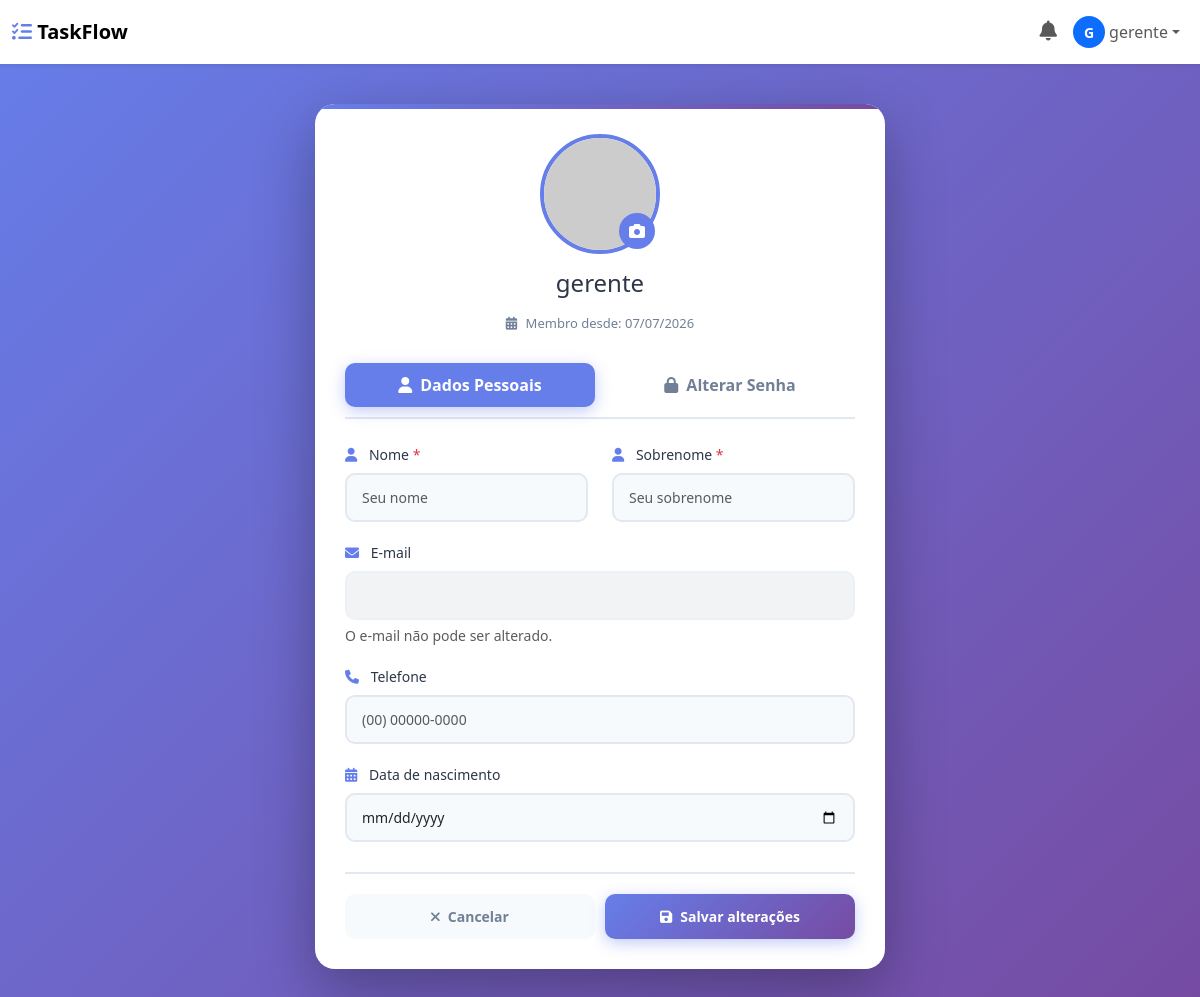
/perfil/6/ (signed in), run on the app's committed database.
### main/models.py (models this page shows, shortened)
class User(AbstractUser):
    TIPOS = (
        ("admin", "Administrador"),
        ("gerente", "Gerente"),
        ("usuario", "Usuário"),
    )
    tipo = models.CharField(
        max_length=20,
        choices=TIPOS,
        default="usuario"
    )
    workspace = models.ForeignKey(
        "Workspace",
        on_delete=models.SET_NULL,
        null=True,
        blank=True,
        related_name="usuarios"
    )

### main/views.py (the view, shortened to what this page needs)
# urls.py: path('perfil/<int:id>/', perfil, name="perfil"),
@login_required
def perfil(request, id):
    usuario = get_object_or_404(User, id=id)
    if request.user.id != usuario.id:
        messages.error(request, 'Você não tem permissão para editar este perfil.')
        return redirect('home')
    if request.method == 'GET':
        form = PerfilForm(initial={
            'first_name': usuario.first_name,
            'last_name': usuario.last_name,
            'email': usuario.email,
        }, user=usuario)
        context = {
            'usuario': usuario,
            'form': form,
            'is_editing': False,
        }
        return render(request, 'perfil.html', context)

### main/templates/perfil.html (shortened to what this page needs)
{% load static %}
<!DOCTYPE html>
<html lang="pt-BR">
<head>
    <link href="https://cdn.jsdelivr.net/npm/bootstrap@5.3.0/dist/css/bootstrap.min.css" rel="stylesheet">
    <link rel="stylesheet" href="https://cdnjs.cloudflare.com/ajax/libs/font-awesome/6.0.0/css/all.min.css">
    <link rel="stylesheet" href="{% static 'css/perfil.css' %}">
</head>
<body>
    {% include 'navbar.html' %}
    <div class="perfil-wrapper">
        <div class="profile-container">
            <div class="profile-card">
                <div class="profile-header">
                    <div class="avatar-container">
                        {% if user.avatar %}
                            <img src="{{ user.avatar.url }}" alt="Avatar" id="avatarPreview">
                        {% else %}
                            <img src="https://ui-avatars.com/api/?name={{ user.get_full_name|default:user.username }}&size=120&background=667eea&color=fff" alt="Avatar" id="avatarPreview">
                        {% endif %}
                        <button class="avatar-edit-btn" title="Alterar foto" id="avatarEditBtn">
                            <i class="fas fa-camera"></i>
                        </button>
                    </div>
                    <h2 id="userNameDisplay">{{ user.get_full_name|default:user.username }}</h2>
                    <p class="user-member-since">
                        <i class="fas fa-calendar-alt"></i>
                        Membro desde: {{ user.date_joined|date:"d/m/Y" }}
                    </p>
                </div>
                <form id="profileForm" class="profile-form" method="post" action="{% url 'perfil' user.id %}">
                    <div class="tabs">
                        <button type="button" class="tab-btn active" data-tab="dados">
                            <i class="fas fa-user"></i> Dados Pessoais
                        </button>
                        <button type="button" class="tab-btn" data-tab="senha">
                            <i class="fas fa-lock"></i> Alterar Senha
                        </button>
                    </div>
                    <div class="tab-content active" id="tab-dados">
                        <div class="row">
                            <div class="col-md-6">
                                <div class="form-group">
                                    <label for="id_first_name">
                                        <i class="fas fa-user"></i> Nome
                                        <span class="text-danger">*</span>
                                    </label>
                                    <input type="text" id="id_first_name" name="first_name"
                                           placeholder="Seu nome"
                                           value="{{ form.first_name.value|default:user.first_name }}"
                                           class="form-control {% if form.first_name.errors %}is-invalid{% endif %}">
                                </div>
                            </div>
                            <div class="col-md-6">
                                <div class="form-group">
                                    <label for="id_last_name">
                                        <i class="fas fa-user"></i> Sobrenome
                                        <span class="text-danger">*</span>
                                    </label>
                                    <input type="text" id="id_last_name" name="last_name"
                                           placeholder="Seu sobrenome"
                                           value="{{ form.last_name.value|default:user.last_name }}"
                                           class="form-control {% if form.last_name.errors %}is-invalid{% endif %}">
                                </div>
                            </div>
                        </div>
                        <div class="form-group">
                            <label for="email">
                                <i class="fas fa-envelope"></i> E-mail
                            </label>
                            <input type="email" id="email" class="form-control"
                                   value="{{ user.email }}" disabled>
                            <small class="form-text text-muted">O e-mail não pode ser alterado.</small>
                        </div>
                        <div class="form-group">
                            <label for="telefone">
                                <i class="fas fa-phone"></i> Telefone
                            </label>
                            <input type="tel" id="telefone" name="telefone"
                                   class="form-control"
                                   placeholder="(00) 00000-0000"
                                   value="{{ user.telefone|default:'' }}">
                        </div>
                        <div class="form-group">
                            <label for="dataNascimento">
                                <i class="fas fa-calendar-alt"></i> Data de nascimento
                            </label>
                            <input type="date" id="dataNascimento" name="data_nascimento"
                                   class="form-control"
                                   value="{{ user.data_nascimento|date:'Y-m-d'|default:'' }}">
                        </div>
                    </div>
                    <div class="form-actions">
                        <button type="button" class="btn btn-secondary" id="cancelBtn">
                            <i class="fas fa-times"></i> Cancelar
                        </button>
                        <button type="submit" class="btn btn-primary" id="submitBtn">
                            <i class="fas fa-save"></i> Salvar alterações
                        </button>
                    </div>
                </form>
            </div>
        </div>
    </div>
</body>
</html>

### main/templates/navbar.html (shortened to what this page needs)
<nav class="navbar navbar-expand-lg navbar-light bg-white shadow-sm">
    <div class="container-fluid">
        <a class="navbar-brand fw-bold" href="{% url 'home' %}">
            <i class="fas fa-tasks" style="color: #667eea;"></i>
            <strong>TaskFlow</strong>
        </a>
        <div class="collapse navbar-collapse" id="navbarNav">
            <ul class="navbar-nav ms-auto align-items-center">
                <li class="nav-item dropdown" id="notificacoes-dropdown">
                    <a class="nav-link position-relative" href="#" role="button" data-bs-toggle="dropdown" aria-expanded="false" id="sino-notificacoes">
                        <i class="fas fa-bell" style="font-size: 20px;"></i>
                    </a>
                </li>
                <li class="nav-item dropdown">
                    <a class="nav-link dropdown-toggle d-flex align-items-center" href="#" role="button" data-bs-toggle="dropdown">
                        {% if user.avatar %}
                        <img src="{{ user.avatar.url }}" alt="Avatar" class="rounded-circle me-1" style="width: 32px; height: 32px; object-fit: cover;">
                        {% else %}
                        <div class="rounded-circle bg-primary text-white d-inline-flex align-items-center justify-content-center me-1" style="width: 32px; height: 32px; font-size: 14px; font-weight: 600;">
                            {{ user.first_name|first|default:user.username|first|upper }}
                        </div>
                        {% endif %}
                        <span class="d-none d-md-inline">
                            {{ user.first_name|default:user.username }}
                        </span>
                    </a>
                </li>
            </ul>
        </div>
    </div>
</nav>

### static/css/perfil.css (style rules this page uses)
body { font-family: 'Segoe UI', Tahoma, Geneva, Verdana, sans-serif; background: linear-gradient(135deg, #667eea 0%, #764ba2 100%); min-height: 100vh; padding: 0; margin: 0; }
.profile-container { width: 100%; max-width: 600px; margin: 20px auto; animation: slideUp 0.5s ease; padding: 0 15px; }
.profile-card { background: white; border-radius: 20px; padding: 30px; box-shadow: 0 20px 60px rgba(0, 0, 0, 0.3); position: relative; overflow: hidden; }
.profile-card::before { content: ''; position: absolute; top: 0; left: 0; right: 0; height: 5px; background: linear-gradient(90deg, #667eea, #764ba2); }
.profile-header { text-align: center; margin-bottom: 30px; }
.avatar-container { position: relative; display: inline-block; margin-bottom: 15px; }
.avatar-container img { width: 120px; height: 120px; border-radius: 50%; object-fit: cover; border: 4px solid #667eea; transition: all 0.3s ease; }
.avatar-edit-btn { position: absolute; bottom: 5px; right: 5px; background: #667eea; color: white; border: none; border-radius: 50%; width: 36px; height: 36px; cursor: pointer; transition: all 0.3s ease; display: flex; align-items: center; justify-content: center; }
.profile-header h2 { color: #2d3748; font-size: 24px; margin-bottom: 5px; }
.user-member-since { font-size: 13px; color: #718096; margin-top: 5px; }
.user-member-since i { margin-right: 5px; }
.tabs { display: flex; gap: 10px; margin-bottom: 25px; border-bottom: 2px solid #e2e8f0; padding-bottom: 10px; }
.tab-btn { flex: 1; padding: 10px 15px; border: none; background: transparent; color: #718096; font-weight: 600; cursor: pointer; transition: all 0.3s ease; border-radius: 10px; display: flex; align-items: center; justify-content: center; gap: 8px; }
.tab-btn.active { background: #667eea; color: white; box-shadow: 0 4px 15px rgba(102, 126, 234, 0.4); }
.tab-btn i { font-size: 16px; }
.tab-content { display: none; animation: fadeIn 0.3s ease; }
.tab-content.active { display: block; }
.form-group { margin-bottom: 20px; }
.form-group label { display: block; margin-bottom: 8px; color: #2d3748; font-weight: 500; font-size: 14px; }
.form-group label i { color: #667eea; margin-right: 8px; }
.form-group input { width: 100%; padding: 12px 15px; border: 2px solid #e2e8f0; border-radius: 10px; font-size: 14px; transition: all 0.3s ease; background: #f7fafc; }
.form-group input:disabled { opacity: 0.6; cursor: not-allowed; }
.form-actions { display: flex; gap: 10px; margin-top: 30px; padding-top: 20px; border-top: 2px solid #e2e8f0; }
.form-actions .btn { flex: 1; padding: 12px 20px; border: none; border-radius: 10px; font-weight: 600; cursor: pointer; transition: all 0.3s ease; display: flex; align-items: center; justify-content: center; gap: 8px; font-size: 14px; }
.form-actions .btn-primary { background: linear-gradient(135deg, #667eea, #764ba2); color: white; box-shadow: 0 4px 15px rgba(102, 126, 234, 0.4); }
.form-actions .btn-secondary { background: #f7fafc; color: #718096; }
.text-danger { color: #fc8181; }
.text-muted { color: #718096; }
.form-text { display: block; margin-top: 5px; font-size: 0.875rem; }

### main/templates/perfil.html (style rules this page uses)
body { display: block !important; padding: 0 !important; margin: 0 !important; min-height: 100vh; background: linear-gradient(135deg, #667eea 0%, #764ba2 100%); }
.perfil-wrapper { padding: 20px 0; min-height: calc(100vh - 56px); }

### data on the page
User: first_name|first "G", first_name "gerente", get_full_name "gerente", date_joined "07/07/2026"
